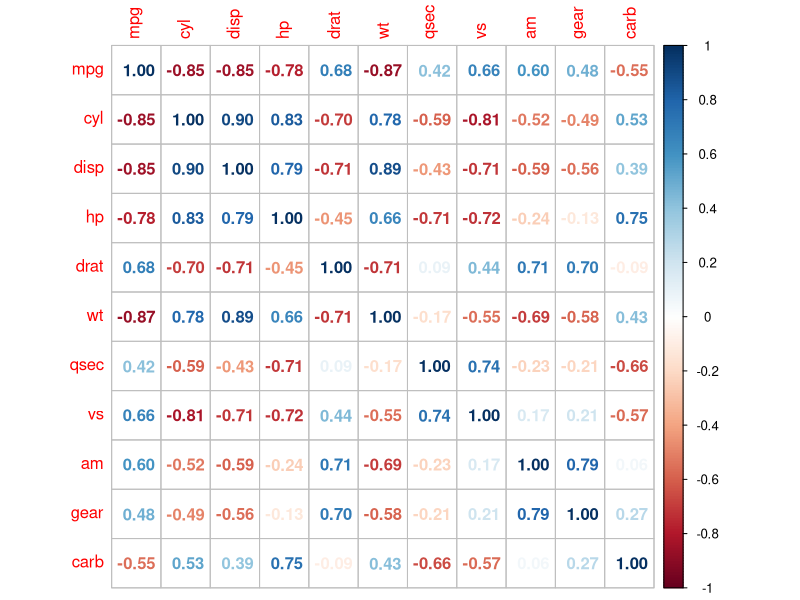
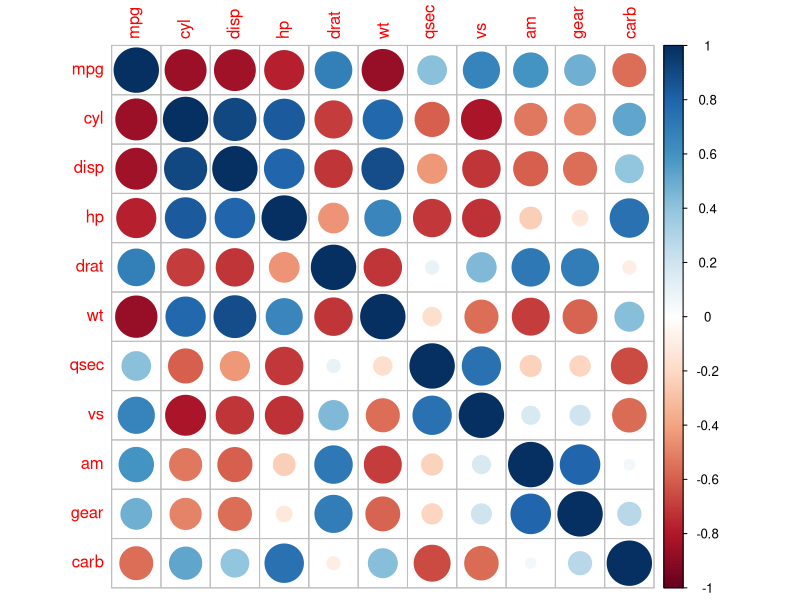
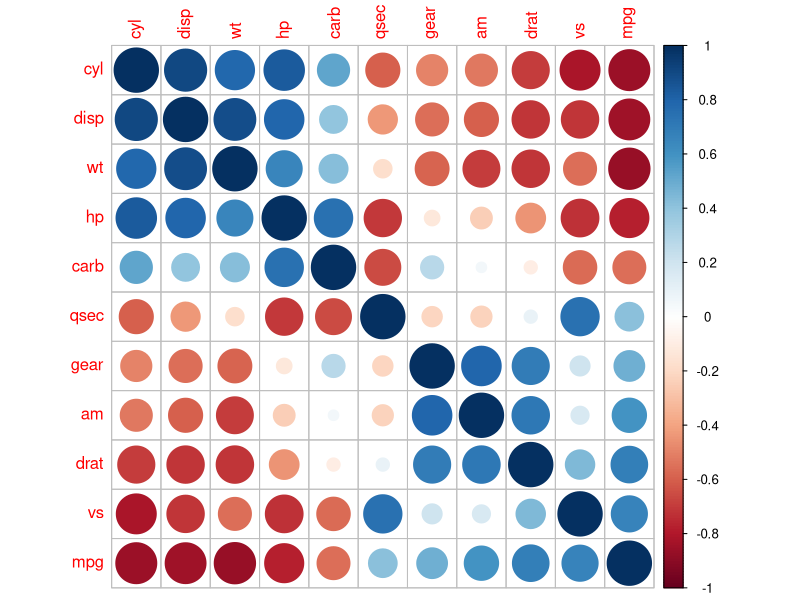
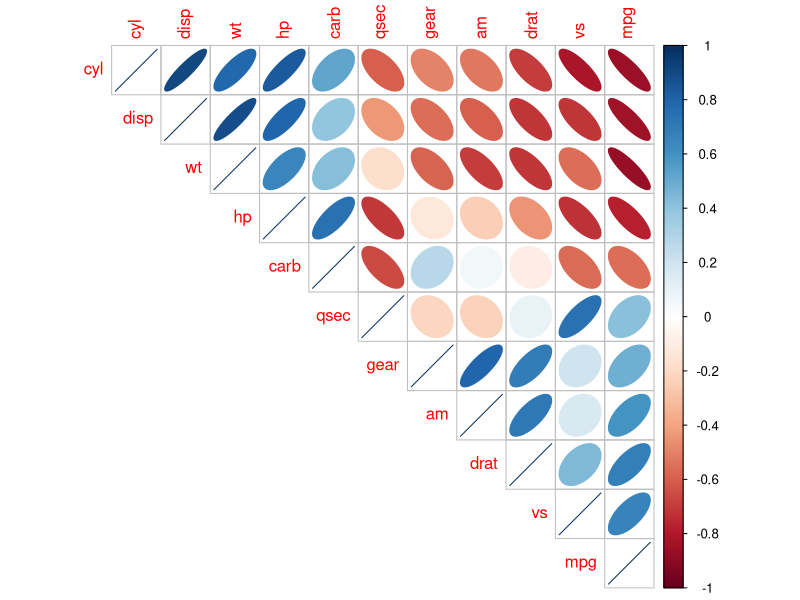
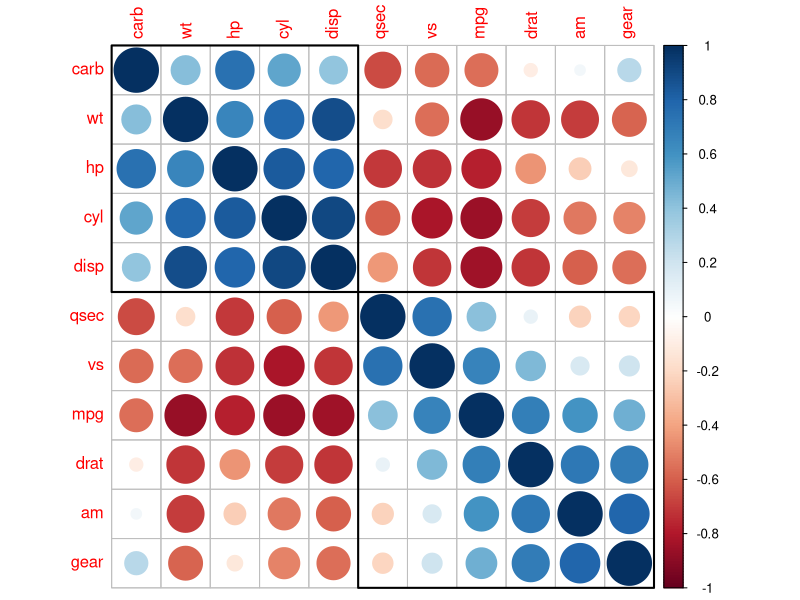
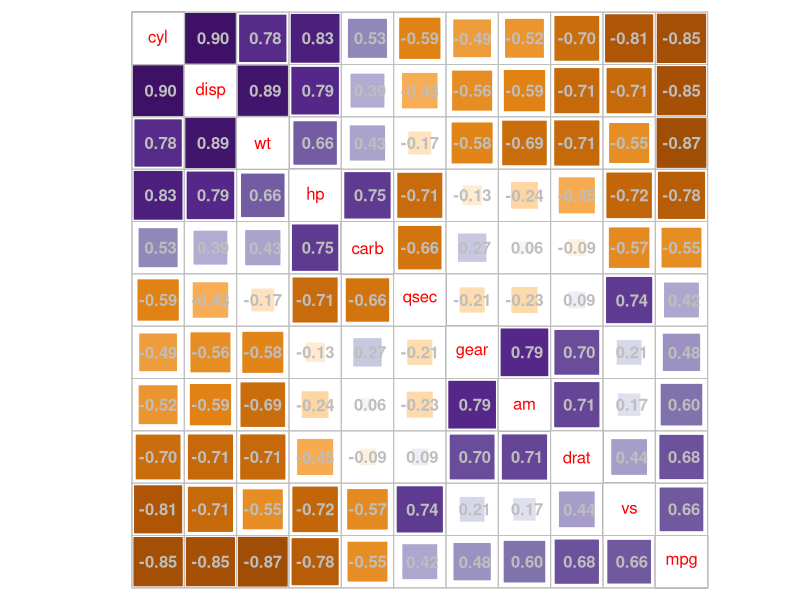
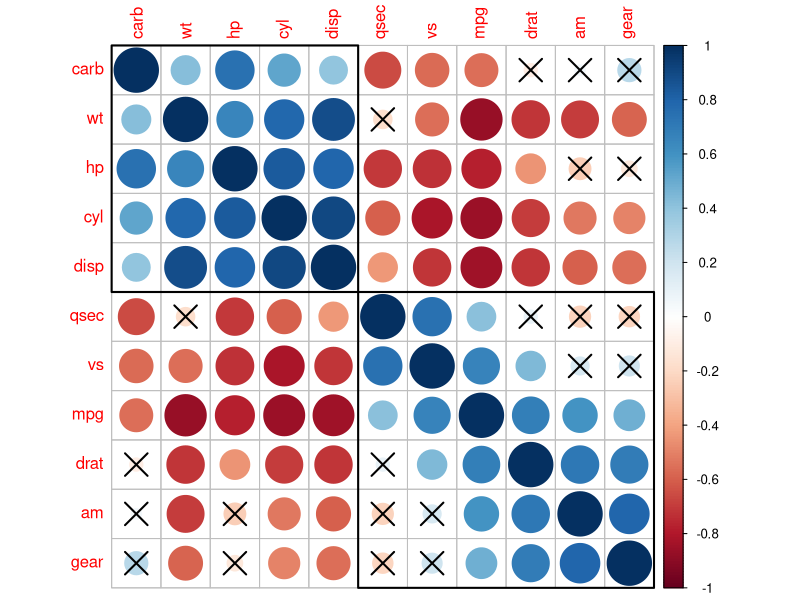
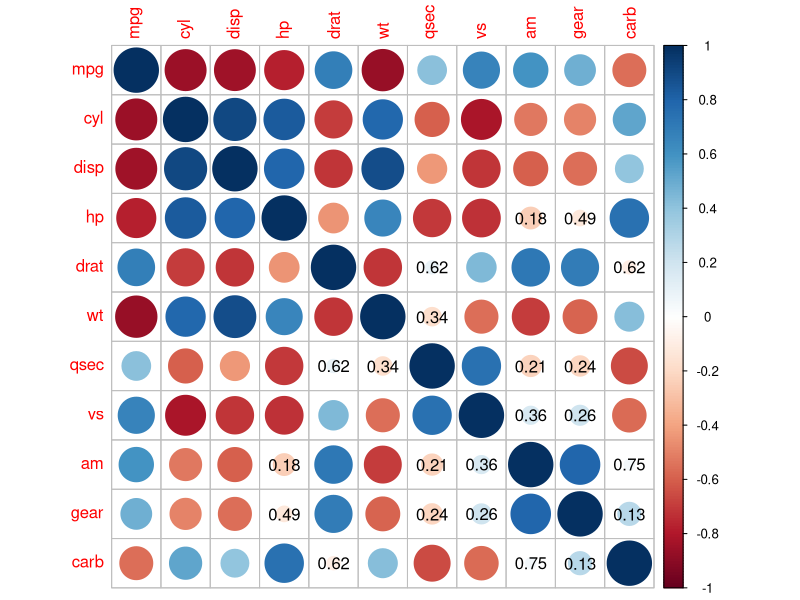

Write R code to recreate these figures, in order.
## ---- chunk 1
library(corrplot)

M=cor(mtcars)
corrplot(M,method="number")
## ---- chunk 2
corrplot(M)
## ---- chunk 3
corrplot(M,order='FPC')
## ---- chunk 4
corrplot(M, method = 'ellipse', order = 'FPC', type = 'upper')
## ---- chunk 5
corrplot(M, order = 'hclust', addrect = 2)
## ---- chunk 6
corrplot(M, method = 'square', order = 'FPC', addCoef.col = 'grey', tl.pos = 'd',
         cl.pos = 'n', col = COL2('PuOr'))
## ---- chunk 7
testRes = cor.mtest(mtcars, conf.level = 0.95)

## specialized the insignificant value according to the significant level
corrplot(M, p.mat = testRes$p, sig.level = 0.10, order = 'hclust', addrect = 2)
## ---- chunk 8
## add p-values on no significant coefficients
corrplot(M, p.mat = testRes$p, insig = 'p-value')
## ---- chunk 9
## add ALL p-values 
corrplot(M, p.mat = testRes$p, insig = 'p-value',sig.level = -1)
